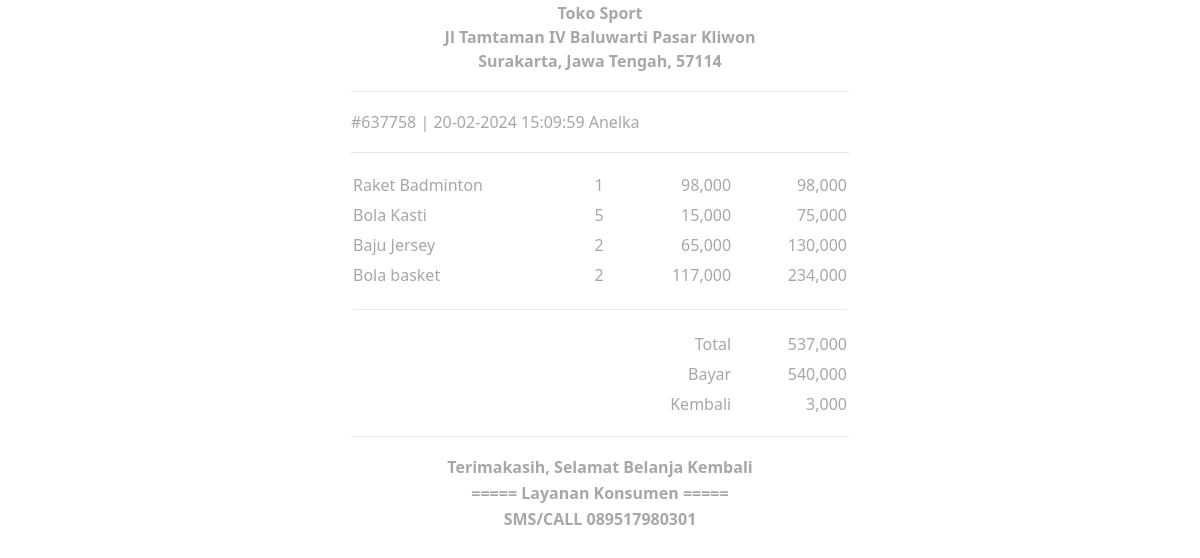
The page /transaksi_selesai.php?idtrx=1 (signed in) on the database its author committed.
### tables this page shows
CREATE TABLE `transaksi` (
  `id_transaksi` int(11) NOT NULL,
  `tanggal_waktu` datetime NOT NULL,
  `nomor` varchar(10) NOT NULL,
  `total` bigint(20) NOT NULL,
  `nama` varchar(100) NOT NULL,
  `bayar` bigint(20) NOT NULL,
  `kembali` bigint(20) NOT NULL
);

CREATE TABLE `transaksi_detail` (
  `id_transaksi_detail` int(11) NOT NULL,
  `id_transaksi` int(11) NOT NULL,
  `id_barang` int(11) NOT NULL,
  `harga` bigint(20) NOT NULL,
  `qty` int(11) NOT NULL,
  `total` bigint(20) NOT NULL
);

CREATE TABLE `barang` (
  `id_barang` int(11) NOT NULL,
  `nama` varchar(100) NOT NULL,
  `harga` int(11) NOT NULL,
  `jumlah` int(11) NOT NULL
);

### transaksi_selesai.php (the view, shortened to what this page needs)
<?php
include 'config.php';
$id_trx = $_GET['idtrx'];
$data = mysqli_query($conn, "Select * from transaksi where id_transaksi='$id_trx'");
$trx = mysqli_fetch_assoc($data);
$detail = mysqli_query($conn, "SELECT transaksi_detail.*, barang.nama FROM transaksi_detail INNER JOIN barang on transaksi_detail.id_barang=barang.id_barang WHERE transaksi_detail.id_transaksi='$id_trx'");
?>
<!DOCTYPE html>
<html lang="en">
<head>
    <link rel="stylesheet" href="https://cdnjs.cloudflare.com/ajax/libs/font-awesome/6.5.1/css/all.min.css" />
    <link href="https://cdn.jsdelivr.net/npm/bootstrap@5.0.2/dist/css/bootstrap.min.css" rel="stylesheet">
</head>
<body>
    <div align="center">
        <table width="500" border="0" cellpadding="1" cellspacing="0">
            <tr align="center">
                <th>Toko Sport <br> Jl Tamtaman IV Baluwarti Pasar Kliwon <br> Surakarta, Jawa Tengah, 57114</th>
            </tr>
            <tr align="center">
                <td>
                    <hr>
                </td>
            </tr>
            <tr>
                <td>#<?= $trx['nomor'] ?> | <?= date('d-m-Y H:i:s', strtotime($trx['tanggal_waktu'])) ?> <?= $trx['nama'] ?></td>
            </tr>
            <tr>
                <td>
                    <hr>
                </td>
            </tr>
        </table>
        <table width="500" border="0" cellpadding="3" cellspacing="0">
            <?php while ($row = mysqli_fetch_array($detail)) { ?>
                <tr>
                    <td><?= $row['nama'] ?></td>
                    <td><?= $row['qty'] ?></td>
                    <td align="right"><?= number_format($row['harga']) ?></td>
                    <td align="right"><?= number_format($row['total']) ?></td>
                </tr>
            <?php } ?>
            <tr>
                <td colspan="4">
                    <hr>
                </td>
            </tr>
            <tr>
                <td align="right" colspan="3">Total</td>
                <td align="right"><?= number_format($trx['total']) ?></td>
            </tr>
            <tr>
                <td align="right" colspan="3">Bayar</td>
                <td align="right"><?= number_format($trx['bayar']) ?></td>
            </tr>
            <tr>
                <td align="right" colspan="3">Kembali</td>
                <td align="right"><?= number_format($trx['kembali']) ?></td>
            </tr>
        </table>
        <table width="500" border="0" cellpadding="1" cellspacing="0" style="text-align: center;">
            <tr>
                <td>
                    <hr>
                </td>
            </tr>
            <tr>
                <th>Terimakasih, Selamat Belanja Kembali</th>
            </tr>
            <tr>
                <th>===== Layanan Konsumen =====</th>
            </tr>
            <tr>
                <th>SMS/CALL 089517980301</th>
            </tr>
        </table>
    </div>
</body>
</html>

### transaksi_selesai.php (style rules this page uses)
body { color: #a7a7a7; }

### rows shown on the page
transaksi: nomor "637758", tanggal_waktu "20-02-2024 15:09:59", nama "Anelka", total "537,000", bayar "540,000", kembali "3,000"
transaksi_detail: id_barang.nama "Raket Badminton", qty "1", harga "98,000", total "98,000"
transaksi_detail: id_barang.nama "Bola Kasti", qty "5", harga "15,000", total "75,000"
transaksi_detail: id_barang.nama "Baju Jersey", qty "2", harga "65,000", total "130,000"
transaksi_detail: id_barang.nama "Bola basket", qty "2", harga "117,000", total "234,000"
